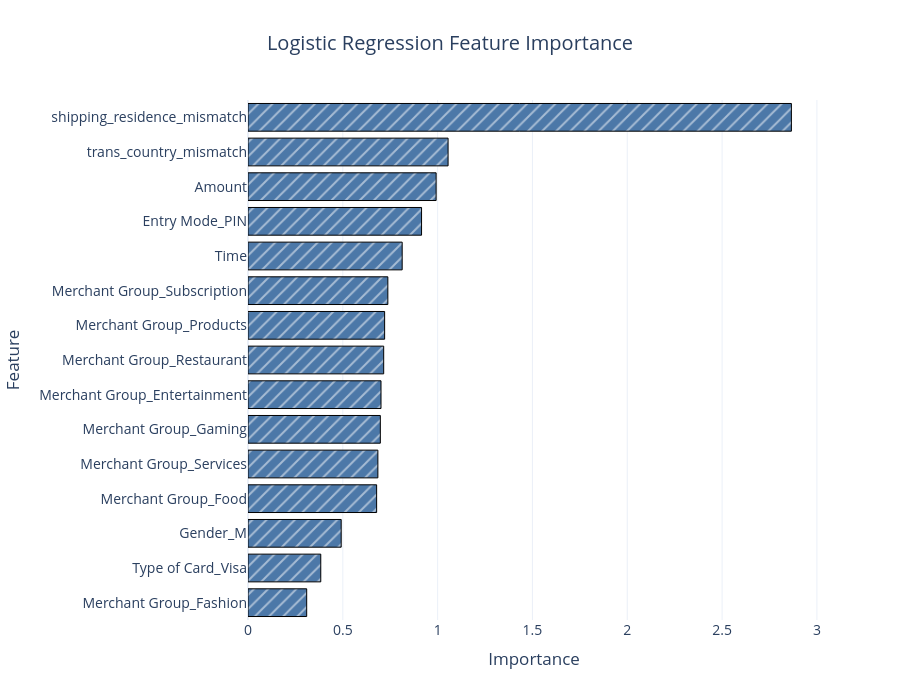
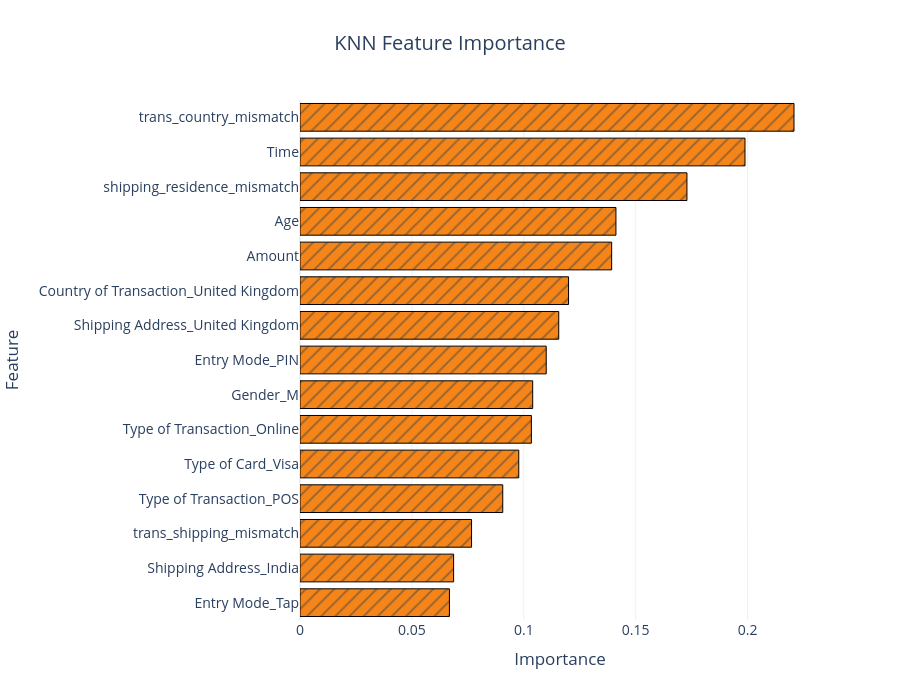

Notebook code for these charts, in order:
### Code cell
model_specs = [("Logistic Regression", "#4C78A8"), ("KNN", "#F58518")]

for model_name, color in model_specs:
    if model_name in saved_data.get("feature_importance_values", {}):
        importances = saved_data["feature_importance_values"][model_name]
    else:
        importances = best_models[model_name].feature_importances_

    feature_df = pd.DataFrame({
        'Feature': feature_names,
        'Importance': importances,
    }).sort_values(by='Importance', ascending=False)
    top_features = feature_df.head(15)[::-1]

    fig = px.bar(
        top_features,
        x='Importance',
        y='Feature',
        orientation='h',
        title=f'{model_name} Feature Importance',
        labels={'Importance': 'Importance', 'Feature': 'Feature'}
    )
    fig.update_traces(
        marker_color=color,
        marker_line_color='black',
        marker_line_width=1,
        marker_pattern_shape='/'
    )

    fig.update_layout(
        title={'x': 0.5, 'xanchor': 'center'},
        yaxis={'categoryorder': 'total ascending'},
        width=900,
        height=700,
        template='plotly_white',
        font=dict(size=14),
    )
    
    fig.show()
    fig.write_image(f"{path_png}/{model_name.lower().replace(' ', '_')}_feature_importance.png", scale=2)

### Figure 1 — Plotly figure (JSON) as saved in the notebook; plotly's stock layout.template omitted (floating-point values rounded to 4 significant figures)
{"data": [{"hovertemplate": "Importance=%{x}<br>Feature=%{y}<extra></extra>", "legendgroup": "", "marker": {"color": "#4C78A8", "line": {"color": "black", "width": 1}, "pattern": {"shape": "/"}}, "name": "", "orientation": "h", "showlegend": false, "textposition": "auto", "type": "bar", "x": [0.3095, 0.3837, 0.4914, 0.6783, 0.6849, 0.6978, 0.7014, 0.7156, 0.7205, 0.7375, 0.813, 0.9152, 0.992, 1.055, 2.865], "xaxis": "x", "y": ["Merchant Group_Fashion", "Type of Card_Visa", "Gender_M", "Merchant Group_Food", "Merchant Group_Services", "Merchant Group_Gaming", "Merchant Group_Entertainment", "Merchant Group_Restaurant", "Merchant Group_Products", "Merchant Group_Subscription", "Time", "Entry Mode_PIN", "Amount", "trans_country_mismatch", "shipping_residence_mismatch"], "yaxis": "y"}], "layout": {"barmode": "relative", "font": {"size": 14}, "height": 700, "legend": {"tracegroupgap": 0}, "title": {"text": "Logistic Regression Feature Importance", "x": 0.5, "xanchor": "center"}, "width": 900, "xaxis": {"anchor": "y", "domain": [0, 1], "title": {"text": "Importance"}}, "yaxis": {"anchor": "x", "categoryorder": "total ascending", "domain": [0, 1], "title": {"text": "Feature"}}}}

### Figure 2 — Plotly figure (JSON) as saved in the notebook; plotly's stock layout.template omitted (floating-point values rounded to 4 significant figures)
{"data": [{"hovertemplate": "Importance=%{x}<br>Feature=%{y}<extra></extra>", "legendgroup": "", "marker": {"color": "#F58518", "line": {"color": "black", "width": 1}, "pattern": {"shape": "/"}}, "name": "", "orientation": "h", "showlegend": false, "textposition": "auto", "type": "bar", "x": [0.06677, 0.06864, 0.07666, 0.0906, 0.09775, 0.1034, 0.104, 0.11, 0.1156, 0.12, 0.1393, 0.1412, 0.1729, 0.1988, 0.2207], "xaxis": "x", "y": ["Entry Mode_Tap", "Shipping Address_India", "trans_shipping_mismatch", "Type of Transaction_POS", "Type of Card_Visa", "Type of Transaction_Online", "Gender_M", "Entry Mode_PIN", "Shipping Address_United Kingdom", "Country of Transaction_United Kingdom", "Amount", "Age", "shipping_residence_mismatch", "Time", "trans_country_mismatch"], "yaxis": "y"}], "layout": {"barmode": "relative", "font": {"size": 14}, "height": 700, "legend": {"tracegroupgap": 0}, "title": {"text": "KNN Feature Importance", "x": 0.5, "xanchor": "center"}, "width": 900, "xaxis": {"anchor": "y", "domain": [0, 1], "title": {"text": "Importance"}}, "yaxis": {"anchor": "x", "categoryorder": "total ascending", "domain": [0, 1], "title": {"text": "Feature"}}}}
